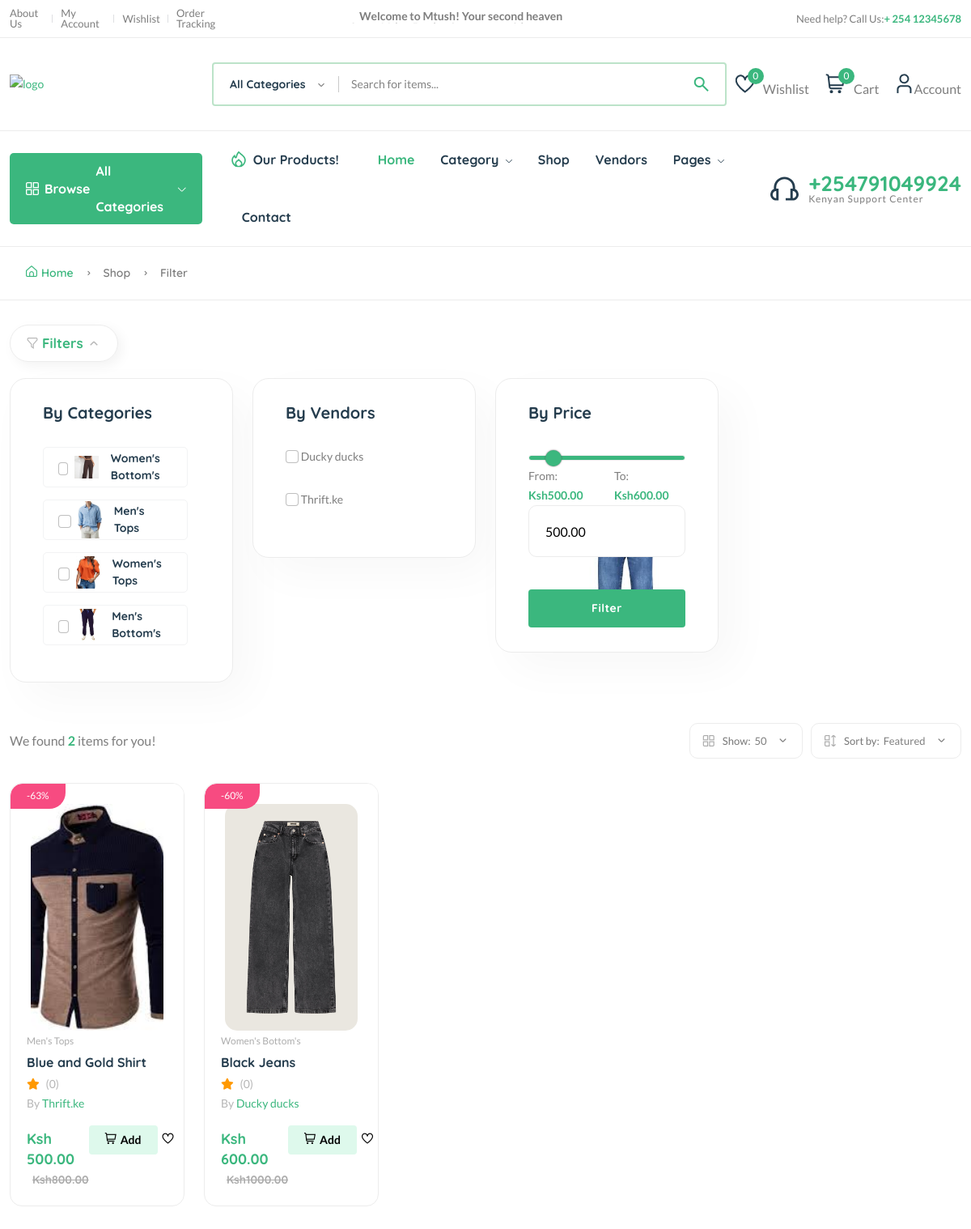
Screenshot of /products/ with the database file from the repository.
### core/models.py (models this page shows, shortened)
class Category(models.Model):
    cid = ShortUUIDField(unique=True, length=10, max_length=20,
                         prefix="cat", alphabet="abcdefgh12345")
    title = models.CharField(max_length=100, default="Clothes")
    image = models.ImageField(upload_to="category", default="category.jpg")
    class Meta:
        verbose_name_plural = "Categories"

class Vendor(models.Model):
    vid = ShortUUIDField(unique=True, length=10, max_length=20,
                         prefix="ven", alphabet="abcdefgh12345")
    title = models.CharField(max_length=100, default="Thrift.ke")
    image = models.ImageField(
        upload_to=user_directory_path, default="vendor.jpg")
    cover_image = models.ImageField(
        upload_to=user_directory_path, default="vendor.jpg")
    description = CKEditor5Field(config_name='extends', null=True, blank=True)
    address = models.CharField(max_length=100, default="123 Koinange Street.")
    contact = models.CharField(max_length=100, default="+254 (456) 789")
    chat_resp_time = models.CharField(max_length=100, default="100")
    shipping_on_time = models.CharField(max_length=100, default="100")
    authentic_rating = models.CharField(max_length=100, default="100")
    days_return = models.CharField(max_length=100, default="100")
    warranty_period = models.CharField(max_length=100, default="100")
    user = models.ForeignKey(User, on_delete=models.SET_NULL, null=True)
    date = models.DateTimeField(auto_now_add=True, null=True, blank=True)
    class Meta:
        verbose_name_plural = "Vendors"

class Product(models.Model):
    pid = ShortUUIDField(unique=True, length=10,
                         max_length=20, alphabet="abcdefgh12345")
    user = models.ForeignKey(User, on_delete=models.SET_NULL, null=True)
    category = models.ForeignKey(
        Category, on_delete=models.SET_NULL, null=True, related_name="category")
    vendor = models.ForeignKey(
        Vendor, on_delete=models.SET_NULL, null=True, related_name="product")
    title = models.CharField(max_length=100, default="Blue Jeans")
    image = models.ImageField(
        upload_to=user_directory_path, default="product.jpg")
    description = CKEditor5Field(config_name='extends', null=True, blank=True)
    price = models.DecimalField(
        max_digits=12, decimal_places=2, default="100")
    old_price = models.DecimalField(
        max_digits=12, decimal_places=2, default="200")
    specifications = CKEditor5Field(config_name='extends', null=True, blank=True)
    type = models.CharField(
        max_length=100, default="Organic", null=True, blank=True)
    stock_count = models.CharField(
        max_length=100, default="10", null=True, blank=True)
    life = models.CharField(
        max_length=100, default="100 Days", null=True, blank=True)
    mfd = models.DateTimeField(auto_now_add=False, null=True, blank=True)
    tags = TaggableManager(blank=True)
    product_status = models.CharField(
        choices=STATUS, max_length=10, default="in_review")
    status = models.BooleanField(default=True)
    in_stock = models.BooleanField(default=True)
    featured = models.BooleanField(default=False)
    digital = models.BooleanField(default=False)
    sku = ShortUUIDField(unique=True, length=4, max_length=10,
                         prefix="sku", alphabet="1234567890")
    date = models.DateTimeField(auto_now_add=True)
    updated = models.DateTimeField(null=True, blank=True)
    class Meta:
        verbose_name_plural = "Products"
    def get_precentage(self):
        new_price = (self.price / self.old_price) * 100
        return new_price

### core/views.py (the view)
# urls.py: path("products/", product_list_view, name="product-list"),
def product_list_view(request):
    products = Product.objects.filter(product_status="published").order_by("-id")
    tags = Tag.objects.all().order_by("-id")[:6]
    context = {
        "products":products,
        "tags":tags,
    }
    return render(request, 'core/product-list.html', context)

### core/context_processor.py (called while the page is built)
def default(request):
    categories = Category.objects.all()
    vendors = Vendor.objects.all()
    min_max_price = Product.objects.aggregate(Min("price"), Max("price"))
    if request.user.is_authenticated:
        try:
            wishlist = wishlist_model.objects.filter(user=request.user)
        except:
            messages.warning(request, "You need to login before accessing your wishlist.")
            wishlist = 0
    else:
        wishlist = 0
    try:
        address = Address.objects.get(user=request.user)
    except:
        address = None
    return {
        'categories':categories,
        'wishlist':wishlist,
        'address':address,
        'vendors':vendors,
        'min_max_price':min_max_price,
    }

### templates/core/product-list.html (shortened to what this page needs)
{% extends 'partials/base.html' %}
{% load static %}
{% block content %}
    <head>
    </head>
    <main class="main">
        <div class="page-header breadcrumb-wrap">
            <div class="container">
                <div class="breadcrumb">
                    <a href="index.html" rel="nofollow"><i class="fi-rs-home mr-5"></i>Home</a>
                    <span></span> Shop <span></span> Filter
                </div>
            </div>
        </div>
        <div class="container mb-30 mt-30">
            <div class="row">
                <div class="col-lg-12">
                    <a class="shop-filter-toogle" href="#">
                        <span class="fi-rs-filter mr-5"></span>
                        Filters
                        <i class="fi-rs-angle-small-up angle-up"></i>
                    </a>
                    <div class="shop-product-fillter-header">
                        <div class="row">
                            <div class="col-xl-3 col-lg-6 col-md-6 mb-lg-0 mb-md-2 mb-sm-2">
                                <div class="card">
                                    <h5 class="mb-30">By Categories</h5>
                                    <div class="categories-dropdown-wrap font-heading">
                                        <ul>
                                            {% for c in categories %}
                                            <li>
                                                <input data-filter="category" class="form-check-input filter-checkbox" type="checkbox" name="checkbox" id="exampleCheckbox2" value="{{ c.id }}" />
                                                <a href="{% url 'core:category-product-list' c.cid %}"> <img src="{{c.image.url}}" alt="" />{{ c.title }}</a>
                                            </li>
                                            {% endfor %}
                                        </ul>
                                    </div>
                                </div>
                            </div>
                            <div class="col-xl-3 col-lg-6 col-md-6 mb-lg-0 mb-md-2 mb-sm-2">
                                <div class="card">
                                    <h5 class="mb-30">By Vendors</h5>
                                    <div class="d-flex">
                                        <div class="customeee-checkbox mr-80">
                                            {% for v in vendors %}
                                            <input class="form-check-input filter-checkbox" data-filter="vendor" type="checkbox" name="checkbox" id="exampleCheckbox1" value="{{ v.id }}" />
                                            <label class="form-check-label" for="exampleCheckbox1"><span>{{v.title}}</span></label>
                                            <br /><br />
                                            {% endfor %}
                                        </div>
                                    </div>
                                </div>
                            </div>
                            <div class="col-xl-3 col-lg-6 col-md-6 mb-lg-0 mb-md-5 mb-sm-5">
                                <div class="card">
                                    <h5 class="mb-10">By Price</h5>
                                    <div class="sidebar-widget price_range range">
                                        <div class="price-filter mb-20">
                                            <div class="price-filter-inner">
                                                <input type="range" name="ranDge" value="{{ min_max_price.price__min|floatformat:2 }}" class="slider-range" id="range" min="{{ min_max_price.price__min }}" max="{{ min_max_price.price__max }}" oninput="max_price.value=this.value">
                                                <div class="d-flex justify-content-between">
                                                    <div class="caption">From: <strong id="slider-range-value1" class="text-brand">Ksh{{ min_max_price.price__min|floatformat:2 }}</strong></div>
                                                    <div class="caption">To: <strong id="slider-range-value2" class="text-brand">Ksh{{ min_max_price.price__max|floatformat:2 }}</strong></div>
                                                </div>
                                                <input type="number"  name="" value="{{ min_max_price.price__min|floatformat:2 }}" id="max_price" min="{{ min_max_price.price__min }}" max="{{ min_max_price.price__max }}" placeholder="Current Price" onkeyup="range.value=this.value">
                                            </div>
                                        </div>
                                        <div class="custome-checkbox">
                                            <button class="btn mt-20 w-100" type="button" id="price-filter-btn">Filter</button>
                                        </div>
                                    </div>
                                </div>
                            </div>
                        </div>
                    </div>
                </div>
                <div class="col-12">
                    <div class="shop-product-fillter">
                        <div class="totall-product">
                            <p>We found <strong class="text-brand">{{products.count}}</strong> items for you!</p>
                        </div>
                        <div class="sort-by-product-area">
                            <div class="sort-by-cover mr-10">
                                <div class="sort-by-product-wrap">
                                    <div class="sort-by">
                                        <span><i class="fi-rs-apps"></i>Show:</span>
                                    </div>
                                    <div class="sort-by-dropdown-wrap">
                                        <span> 50 <i class="fi-rs-angle-small-down"></i></span>
                                    </div>
                                </div>
                            </div>
                            <div class="sort-by-cover">
                                <div class="sort-by-product-wrap">
                                    <div class="sort-by">
                                        <span><i class="fi-rs-apps-sort"></i>Sort by:</span>
                                    </div>
                                    <div class="sort-by-dropdown-wrap">
                                        <span> Featured <i class="fi-rs-angle-small-down"></i></span>
                                    </div>
                                </div>
                            </div>
                        </div>
                    </div>
                    <div class="row product-grid" id="filtered-product">
                        {% for p in products %}
                        <div class="col-lg-1-5 col-md-4 col-12 col-sm-6">
                            <div class="product-cart-wrap mb-30">
                                <div class="product-img-action-wrap">
                                    <div class="product-img product-img-zoom">
                                        <a href="{% url 'core:product-detail' p.pid %}">
                                            <img class="default-img" src="{{ p.image.url }}" alt="" style="height: 280px; width: 280px; object-fit: cover;"   />
                                        </a>
                                    </div>
                                    <div class="product-badges product-badges-position product-badges-mrg">
                                        <span class="hot">-{{p.get_precentage|floatformat:0}}%</span>
                                    </div>
                                </div>
                                <div class="product-content-wrap">
                                    <div class="product-category">
                                        <a href="{% url 'core:product-detail' p.pid %}">{{ p.category.title }}</a>
                                    </div>
                                    <h2><a href="shop-product-right.html">{{ p.title }}</a></h2>
                                    <div class="product-rate-cover">
                                        <i class="fas fa-star text-warning"></i>
                                        <span class="font-small ml-5 text-muted"> ({{ p.reviews.all.count }})</span>
                                    </div>
                                    <div>
                                        <span class="font-small text-muted">By <a href="#">{{p.vendor.title}}</a></span>
                                    </div>
                                    <div class="product-card-bottom">
                                        <div class="product-price">
                                            <span>Ksh</span> <span class="current-product-price-{{ p.id }}">{{p.price}}</span>
                                            <span class="old-price">Ksh{{p.old_price}}</span>
                                        </div>
                                        <div class="add-cart">
                                            <div class="d-flex">
                                                <button class="add add-to-cart-btn" data-index="{{ p.id }}" style="border: none;" id="add-to-cart-btn"><i class="fi-rs-shopping-cart mr-5"></i>Add</button>
                                                <button style="border: none; background: none;" class="add-to-wishlist" data-product-item="{{p.id}}"><i class="fi-rs-heart" style="fill: aqua;"></i></button>
                                            </div>
                                        </div>
                                    </div>
                                </div>
                            </div>
                        </div>
                        {% endfor %}
                    </div>
                </div>
            </div>
        </div>
    </main>
{% endblock content %}

### templates/core/product-list.html (style rules this page uses)
input[type="range"] { -webkit-appearance: none; margin-right: 15px; height: 7px; background: rgba(255, 255, 255, 0.6); border-radius: 5px; background-image: linear-gradient(#3bb77e, #3bb77e); background-size: 100% 100%; background-repeat: no-repeat; }

### rows the page displays
Category: image (picture), title "Women's Bottom's"
Category: image (picture), title "Men's Tops"
Category: image (picture), title "Women's Tops"
Category: image (picture), title "Men's Bottom's"
Vendor: title "Ducky ducks"
Vendor: title "Thrift.ke"
Product: image (picture), get_precentage "63", category "Men's Tops", title "Blue and Gold Shirt", reviews.all.count "0", vendor "Thrift.ke", price "500.00", old_price "800.00"
Product: image (picture), get_precentage "60", category "Women's Bottom's", title "Black Jeans", reviews.all.count "0", vendor "Ducky ducks", price "600.00", old_price "1000.00"

### other values shown
{{ request.session.cart_data_obj|length }} "0"
{{ min_max_price.price__min|floatformat:2 }} "500.00"
{{ min_max_price.price__max|floatformat:2 }} "600.00"
{{ products.count }} "2"
